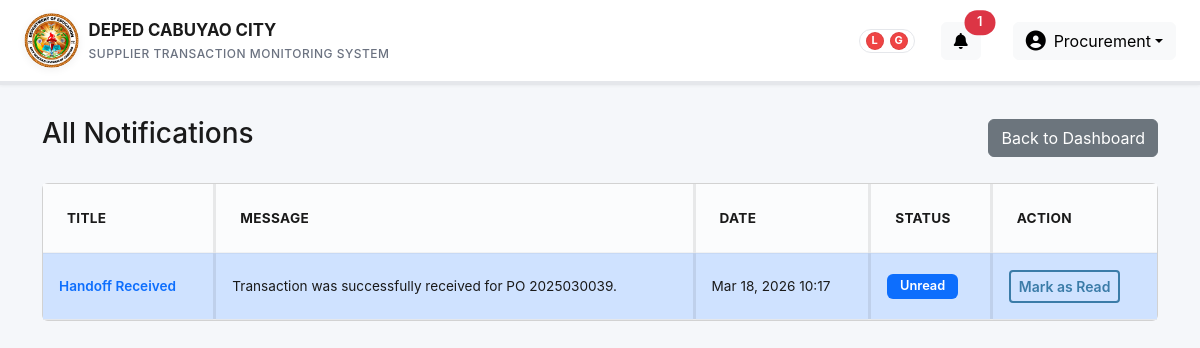
Before: /dept_notifications_all.php (signed in) with the older database file.
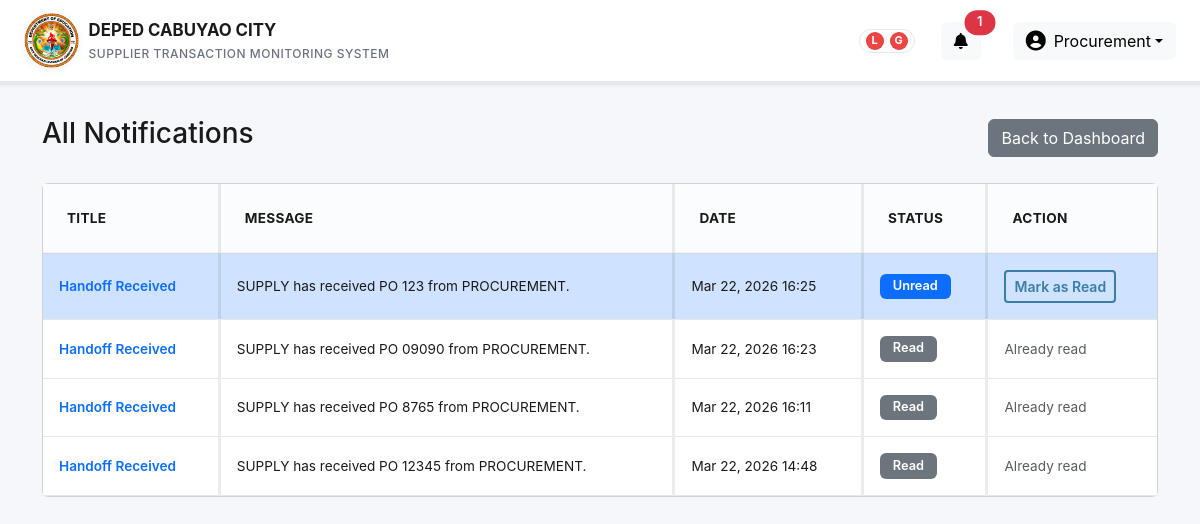
After: the same page with the newer database file.
### tables this page shows
CREATE TABLE `department_notifications` (
  `id` int(11) NOT NULL,
  `role` varchar(50) NOT NULL,
  `transaction_id` int(11) DEFAULT NULL,
  `title` varchar(255) NOT NULL,
  `message` text NOT NULL,
  `link` varchar(255) DEFAULT NULL,
  `is_read` tinyint(1) NOT NULL DEFAULT 0,
  `created_at` datetime NOT NULL DEFAULT current_timestamp()
);

### dept_notifications.php (called while the page is built, shortened)
<?php
function fetch_dept_notifications(PDO $db, $role, $limit = 10)
{
    $limit = (int)$limit;
    $stmt = $db->prepare('SELECT id, title, message, link, is_read, created_at FROM department_notifications WHERE role = ? ORDER BY created_at DESC LIMIT ' . $limit);
    $stmt->execute([(string)$role]);
    return $stmt->fetchAll(PDO::FETCH_ASSOC);
}

### dept_notifications_all.php (the view, shortened to what this page needs)
<?php
require_once __DIR__ . '/auth.php';
require_once __DIR__ . '/dept_notifications.php';
$role = $_SESSION['role'] ?? '';
$db = get_db();
$notifications = [];
if (dept_notifications_table_exists($db)) {
    $notifications = fetch_dept_notifications($db, $role, 50);
}
include __DIR__ . '/header.php';
?>
<div class="container mt-4">
    <div class="d-flex justify-content-between align-items-center mb-4">
        <h3>All Notifications</h3>
        <a href="dashboard.php" class="btn btn-secondary">Back to Dashboard</a>
    </div>
    <?php if (empty($notifications)): ?>
        <div class="alert alert-info">No notifications found.</div>
    <?php else: ?>
        <div class="card">
            <div class="card-body p-0">
                <div class="table-responsive">
                    <table class="table table-hover mb-0">
                        <thead class="table-light">
                            <tr>
                                <th>Title</th>
                                <th>Message</th>
                                <th>Date</th>
                                <th>Status</th>
                                <th>Action</th>
                            </tr>
                        </thead>
                        <tbody>
                            <?php foreach ($notifications as $n): ?>
                                <tr class="<?php echo empty($n['is_read']) ? 'table-primary' : ''; ?>">
                                    <td>
                                        <?php if (!empty($n['link'])): ?>
                                            <a href="<?php echo htmlspecialchars($n['link']); ?>" class="text-decoration-none fw-semibold">
                                                <?php echo htmlspecialchars($n['title']); ?>
                                            </a>
                                        <?php else: ?>
                                            <?php echo htmlspecialchars($n['title']); ?>
                                        <?php endif; ?>
                                    </td>
                                    <td><?php echo nl2br(htmlspecialchars($n['message'])); ?></td>
                                    <td><?php echo date('M j, Y H:i', strtotime($n['created_at'])); ?></td>
                                    <td>
                                        <?php if (empty($n['is_read'])): ?>
                                            <span class="badge bg-primary">Unread</span>
                                        <?php else: ?>
                                            <span class="badge bg-secondary">Read</span>
                                        <?php endif; ?>
                                    </td>
                                    <td>
                                        <?php if (empty($n['is_read'])): ?>
                                            <a href="dept_notification_open.php?id=<?php echo (int)$n['id']; ?>" class="btn btn-sm btn-outline-primary">Mark as Read</a>
                                        <?php else: ?>
                                            <span class="text-muted">Already read</span>
                                        <?php endif; ?>
                                    </td>
                                </tr>
                            <?php endforeach; ?>
                        </tbody>
                    </table>
                </div>
            </div>
        </div>
    <?php endif; ?>
</div>
<?php include __DIR__ . '/footer.php'; ?>

Changed rows visible on the page:
no longer on this page (row edited): department_notifications: title "Handoff Received", message "Transaction was successfully received for PO 2025030039.", created_at "Mar 18, 2026 10:17", is_read "Unread"
now on this page (row edited): department_notifications: title "Handoff Received", message "SUPPLY has received PO 123 from PROCUREMENT.", created_at "Mar 22, 2026 16:25", is_read "Unread"
now on this page (row edited): department_notifications: title "Handoff Received", message "SUPPLY has received PO 09090 from PROCUREMENT.", created_at "Mar 22, 2026 16:23", is_read "Read"
now on this page (row edited): department_notifications: title "Handoff Received", message "SUPPLY has received PO 8765 from PROCUREMENT.", created_at "Mar 22, 2026 16:11", is_read "Read"
now on this page (row edited): department_notifications: title "Handoff Received", message "SUPPLY has received PO 12345 from PROCUREMENT.", created_at "Mar 22, 2026 14:48", is_read "Read"
